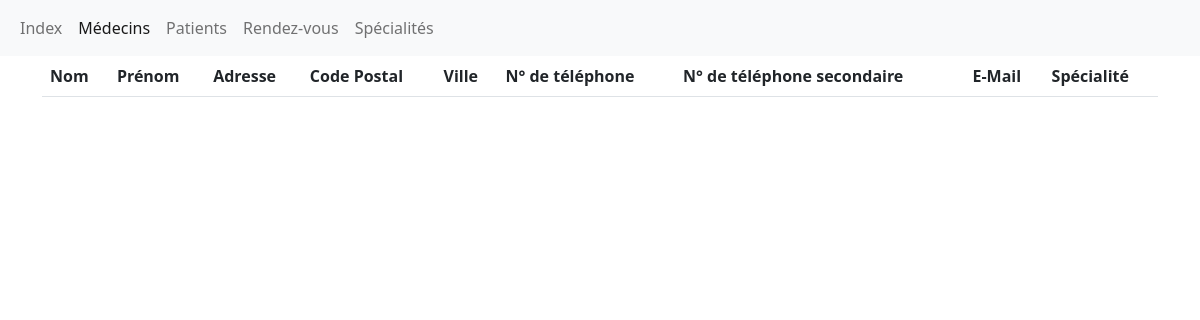
Before: /views/view_doctor.php with the older database file.
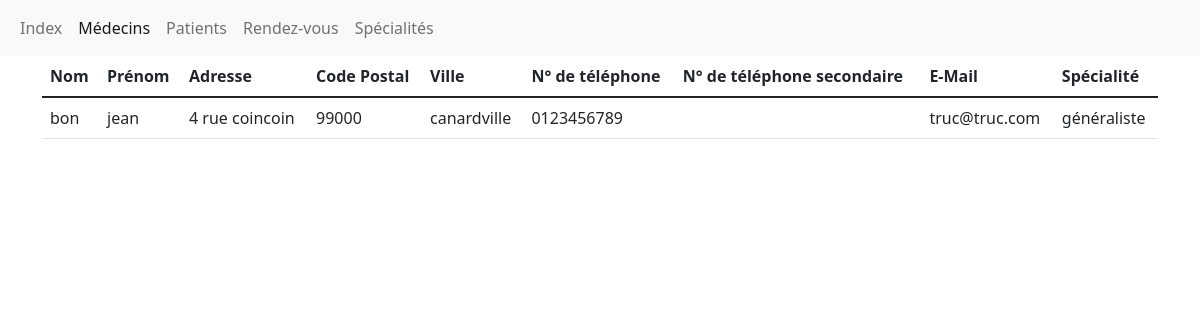
After: the same page with the newer database file.
### tables this page shows
CREATE TABLE IF NOT EXISTS `doctors` (
  `id` int(11) NOT NULL AUTO_INCREMENT,
  `lastname` varchar(50) NOT NULL,
  `firstname` varchar(50) NOT NULL,
  `address` varchar(255) NOT NULL,
  `zipcode` varchar(5) NOT NULL,
  `city` varchar(50) NOT NULL,
  `phone` char(10) NOT NULL,
  `phone2` char(10) DEFAULT NULL,
  `mail` varchar(50) NOT NULL,
  `spec_id` int(11) NOT NULL,
  `created_at` timestamp NOT NULL DEFAULT CURRENT_TIMESTAMP,
  `updated_at` timestamp NOT NULL DEFAULT CURRENT_TIMESTAMP ON UPDATE CURRENT_TIMESTAMP,
  PRIMARY KEY (`id`),
  KEY `fk_doctor_speciality_id` (`spec_id`),
  CONSTRAINT `fk_doctor_speciality_id` FOREIGN KEY (`spec_id`) REFERENCES `speciality` (`id`)
);

CREATE TABLE IF NOT EXISTS `speciality` (
  `id` int(11) NOT NULL AUTO_INCREMENT,
  `name` varchar(50) NOT NULL,
  `consult_rate` float NOT NULL,
  `created_at` timestamp NOT NULL DEFAULT CURRENT_TIMESTAMP,
  `updated_at` timestamp NOT NULL DEFAULT CURRENT_TIMESTAMP ON UPDATE CURRENT_TIMESTAMP,
  PRIMARY KEY (`id`)
);

### config.php (called while the page is built, shortened)
<?php
$db_user = 'docto';
$db_pass = 'docto';
$db_dsn = 'mysql:host=localhost;dbname=doctolib;charset=utf8';

### models/db.php (called while the page is built, shortened)
<?php
require_once '../config.php';
Class Db {
    private static $instance = NULL;
    private function __construct($dsn, $user, $pass){
        $this->db = new PDO($dsn, $user, $pass);
    }
    public static function getInstance($dsn, $user, $pass){
        if(is_null(self::$instance)){
            self::$instance = new Db($dsn, $user, $pass);
        }
        return self::$instance;
    }
}

### views/view_doctor.php (the view, shortened to what this page needs)
<?php
$actif = 'Médecins';
include '../config.php';
include '../models/doctor.php';
$pdo = Db::getInstance($db_dsn, $db_user, $db_pass);
include '../modules/head.php';
include '../modules/header.php';
$arr = $pdo->db->query('SELECT `lastname`, `firstname`, `address`, `zipcode`, `city`, `phone`, `phone2`, `mail`, `speciality`.`name` AS `spec` FROM `doctors` INNER JOIN  `speciality` ON `spec_id` = `speciality`.`id` ')
    ->fetchAll();
?>
<div class="container">
    <table class="table">
        <thead>
        <tr>
            <th>Nom</th>
            <th>Prénom</th>
            <th>Adresse</th>
            <th>Code Postal</th>
            <th>Ville</th>
            <th>N° de téléphone</th>
            <th>N° de téléphone secondaire</th>
            <th>E-Mail</th>
            <th>Spécialité</th>
        </tr>
        </thead>
        <tbody>
        <?php foreach($arr as $row): ?>
            <tr>
                <td><?= $row['lastname'] ?></td>
                <td><?= $row['firstname'] ?></td>
                <td><?= $row['address'] ?></td>
                <td><?= $row['zipcode'] ?></td>
                <td><?= $row['city'] ?></td>
                <td><?= $row['phone'] ?></td>
                <td><?= is_null($row['phone2'])?'':$row['phone2'] ?></td>
                <td><?= $row['mail'] ?></td>
                <td><?= $row['spec'] ?></td>
            </tr>
        <?php endforeach; ?>
        </tbody>
    </table>
</div>

### modules/header.php (shortened to what this page needs)
<?php
    $items=['Index' => '/',
        'Médecins' => '/doctors.php',
        'Patients' => '/patients.php',
        'Rendez-vous' => '/rendezvous.php',
        'Spécialités' => '/speciality.php'];
?>
<header>
<nav class="navbar navbar-expand-lg navbar-light bg-light">
  <div class="container-fluid">
    <div class="collapse navbar-collapse" id="navbarSupportedContent">
      <ul class="navbar-nav me-auto mb-2 mb-lg-0">
        <?php foreach ($items as $label => $url): ?>
        <li class="nav-item">
            <a class="nav-link<?= $label == $actif?' active':'' ?>" href="<?= $url ?>"><?= $label ?></a>
        </li>
        <?php endforeach; ?>
      </ul>
    </div>
  </div>
</nav>
</header>
<main>

Changed rows visible on the page:
added doctors: lastname "bon", firstname "jean", address "4 rue coincoin", zipcode "99000", city "canardville", phone "0123456789", mail "truc@truc.com", spec.name "généraliste"
